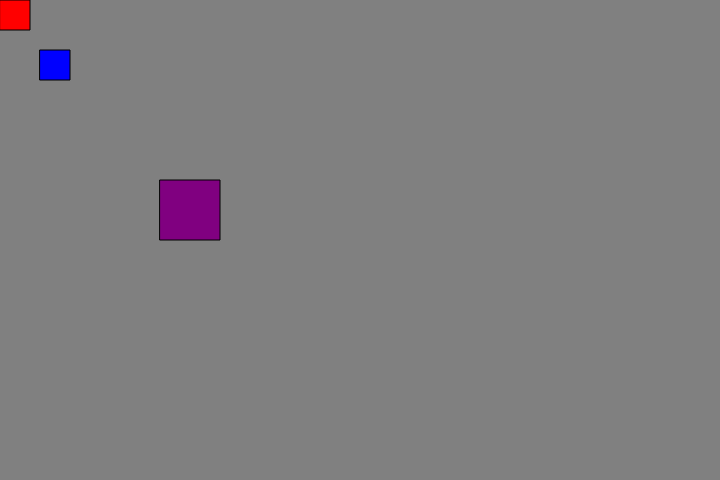
Frame 1 (no input)
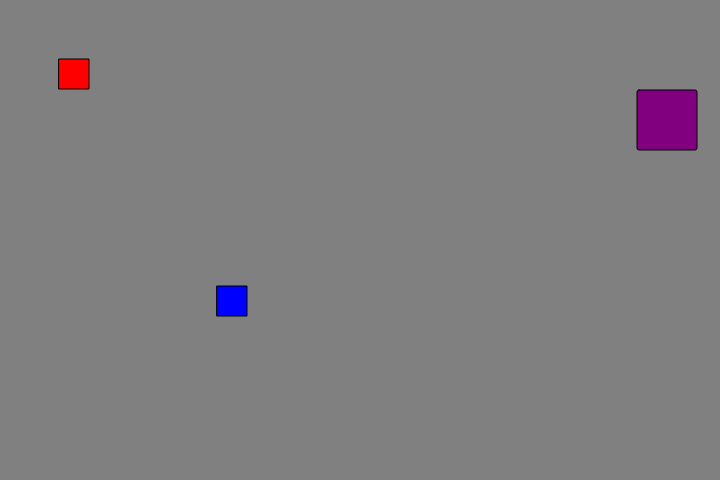
Frame 60 (no input)
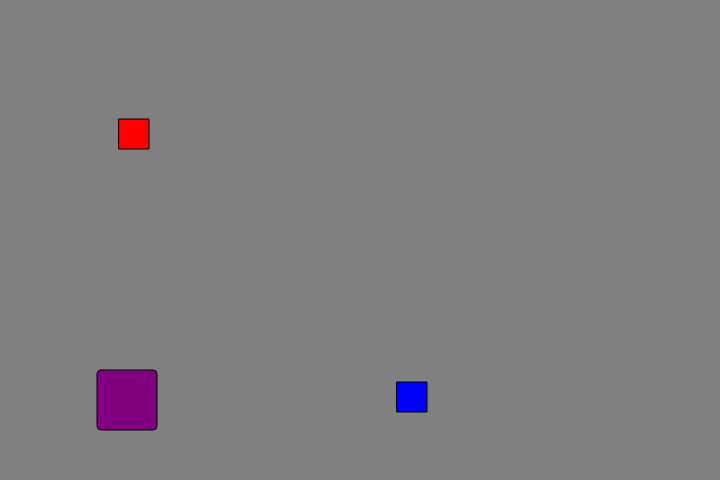
Frame 120 (the mouse pressed at the canvas centre since frame 60)

The p5.js sketch that drew these frames (run headless with seeded random() and noise() and a simulated clock; from frame 60 on, the mouse is pressed at the canvas centre):

// p5.js sketch
// ── sketch.js
var redBrick = {
    x: 0,
    y: 0,
    w: 30,
    h: 30,
    xSpeed: 1,
    ySpeed: 1,
    colour: "red",
    draw: function () {
        fill(this.colour);
        rect(this.x, this.y, this.w, this.h);
    },
    move: function () {
        this.x += this.xSpeed;
        this.y += this.ySpeed;

        if (this.x < 0 || this.x > width - this.w) {
            this.xSpeed *= -1;
        }

        if (this.y > height - this.h || this.y < 0) {
            this.ySpeed *= -1;
        }

        //redBrick.x = (redBrick.x + 1) % width;
        //redBrick.y = (redBrick.y + 1) % height;
    }
};

var blueBrick = {
    x: 40,
    y: 50,
    w: 30,
    h: 30,
    xSpeed: 3,
    ySpeed: 4,
    colour: "blue",
    draw: function () {
        fill(this.colour);
        rect(this.x, this.y, this.w, this.h);
    },
    move: function () {
        this.x += this.xSpeed;
        this.y += this.ySpeed;

        if (this.x < 0 || this.x > width - this.w) {
            this.xSpeed *= -1;
        }

        if (this.y > height - this.h || this.y < 0) {
            this.ySpeed *= -1;
        }

        //redBrick.x = (redBrick.x + 1) % width;
        //redBrick.y = (redBrick.y + 1) % height;
    }
};


var purpleBrick = {
    x: 160,
    y: 180,
    w: 60,
    h: 60,
    c: 0,
    xSpeed: 9,
    ySpeed: 10,
    cSize: 1,
    colour: "purple",
    draw: function () {
        fill(this.colour);
        rect(this.x, this.y, this.w, this.h, this.c);
        
        if(((this.x < 0 || this.x > width - this.w) || (this.y > height - this.h || this.y < 0))){
            this.c += this.cSize;
            console.log(this.c);
        }
        
        if(this.c >= 40){
            this.c = 0;
            console.log(this.c);
        }
    },
    move: function () {
        this.x += this.xSpeed;
        this.y += this.ySpeed;

        if (this.x < 0 || this.x > width - this.w) {
            this.xSpeed *= -1;
        }

        if (this.y > height - this.h || this.y < 0) {
            this.ySpeed *= -1;
        }

    }
}


// redBrick.x++ would retrun the current value then increments
// ++redBrick.x increments value and then returns

function setup() {
    createCanvas(720, 480);
}

function draw() {
    background('grey');
    redBrick.draw();
    redBrick.move();
    blueBrick.draw();
    blueBrick.move();
    purpleBrick.draw();
    purpleBrick.move();
}
// ── script.js
var leo = { //Empty object evaluates as true
    cute: true,
    hungry: 0.8,
    lives: 9,
    fur: {
        fluffy: true,
        colour: "red",
    },
    threats: null,
    meow: function (){  // A function contained as a key value pair of an object is called a method
        return "meow";
    }, // annoynymous functions have no name, works because the name was declared prior
}; 

console.log(leo.meow()); // ()function invokation operator
// (Object, accessor, name, invokation operator); Method of the console object

console.log(leo.sleeping);
// variable name that is not declared will result in error
// An undeclared parameter of an object gives undefined and no error

leo.lives++;
console.log(leo);

leo.two = "two"; // Object are changeable and mutable (you can add to them after they are created)
console.log(leo);

// leo.travel(); < An error because you can't invoke undefined as a function

console.log(leo.future++); // Results in a type number with value "NaN" which is Not A Number

console.log(leo.lives / null);
// null gets coerced to 0 when changing to type number


// functions in javascript are also objects
// . is the accessor of an objects

leo.fur.fluffy;

if (leo.cute) {      
    console.log("true?");
} else {
    console.log("false?");
}

for(key in leo){ // generics
    console.log(key);
    leo[key]; // An alternate accessor for objects in Javascript
    // leo["meow" + count];
}

/*
var x = {};
x.y = 12; // Mutates object with assignment
x.z; // Returns undefined
x.z() // Results in an error due to invoking undefined as a function
x.z = function(){}; // < Method
x.z(); // Invokes the z method and returns undefined unless modified
*/
